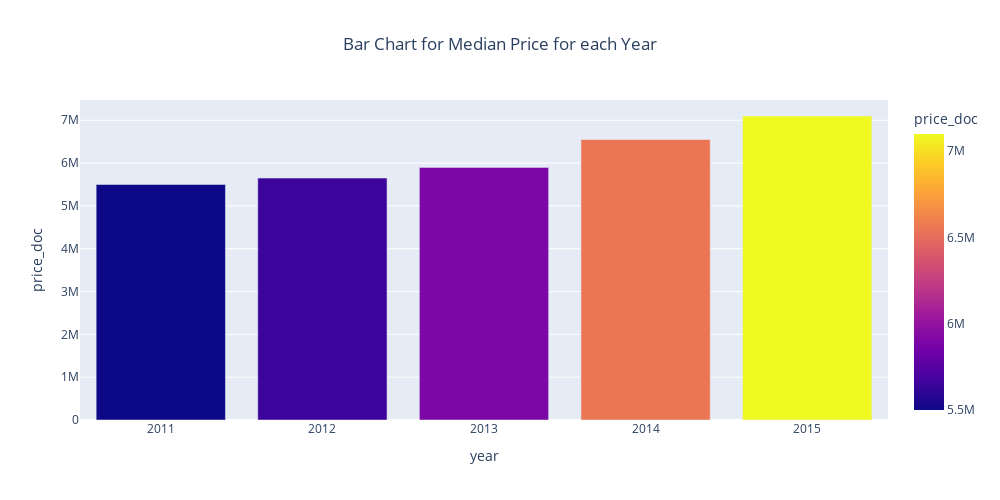

The cell this chart's notebook holds for it:
### Markdown cell above
## Bivariate Analysis

### Code cell
# plot the bar chart of median price for each year
# convert timestamp col to datetime format
df_train['timestamp'] = pd.to_datetime(df_train['timestamp'])
df_train['year'] = df_train['timestamp'].map(lambda x: x.year)

median_price = df_train.price_doc.groupby(df_train.year).median().to_frame()
fig = px.bar(median_price, x=median_price.index, y='price_doc', color='price_doc', title='Bar Chart for Median Price for each Year', width=1000, height=500)  
fig.update_layout(title_x=0.5) # centralize title
fig.show()

### Figure 1 — Plotly figure (JSON) as saved in the notebook; plotly's stock layout.template omitted (floating-point values rounded to 4 significant figures)
{"data": [{"alignmentgroup": "True", "hovertemplate": "year=%{x}<br>price_doc=%{marker.color}<extra></extra>", "legendgroup": "", "marker": {"color": [5500000, 5650000, 5900000, 6552000, 7100000], "coloraxis": "coloraxis", "pattern": {"shape": ""}}, "name": "", "offsetgroup": "", "orientation": "v", "showlegend": false, "textposition": "auto", "type": "bar", "x": [2011, 2012, 2013, 2014, 2015], "xaxis": "x", "y": [5500000, 5650000, 5900000, 6552000, 7100000], "yaxis": "y"}], "layout": {"barmode": "relative", "coloraxis": {"colorbar": {"title": {"text": "price_doc"}}, "colorscale": [[0, "#0d0887"], [0.1111, "#46039f"], [0.2222, "#7201a8"], [0.3333, "#9c179e"], [0.4444, "#bd3786"], [0.5556, "#d8576b"], [0.6667, "#ed7953"], [0.7778, "#fb9f3a"], [0.8889, "#fdca26"], [1, "#f0f921"]]}, "height": 500, "legend": {"tracegroupgap": 0}, "title": {"text": "Bar Chart for Median Price for each Year", "x": 0.5}, "width": 1000, "xaxis": {"anchor": "y", "autorange": true, "domain": [0, 1], "range": [2010.0, 2016.0], "title": {"text": "year"}, "type": "linear"}, "yaxis": {"anchor": "x", "autorange": true, "domain": [0, 1], "range": [0, 7474000.0], "title": {"text": "price_doc"}, "type": "linear"}}}
